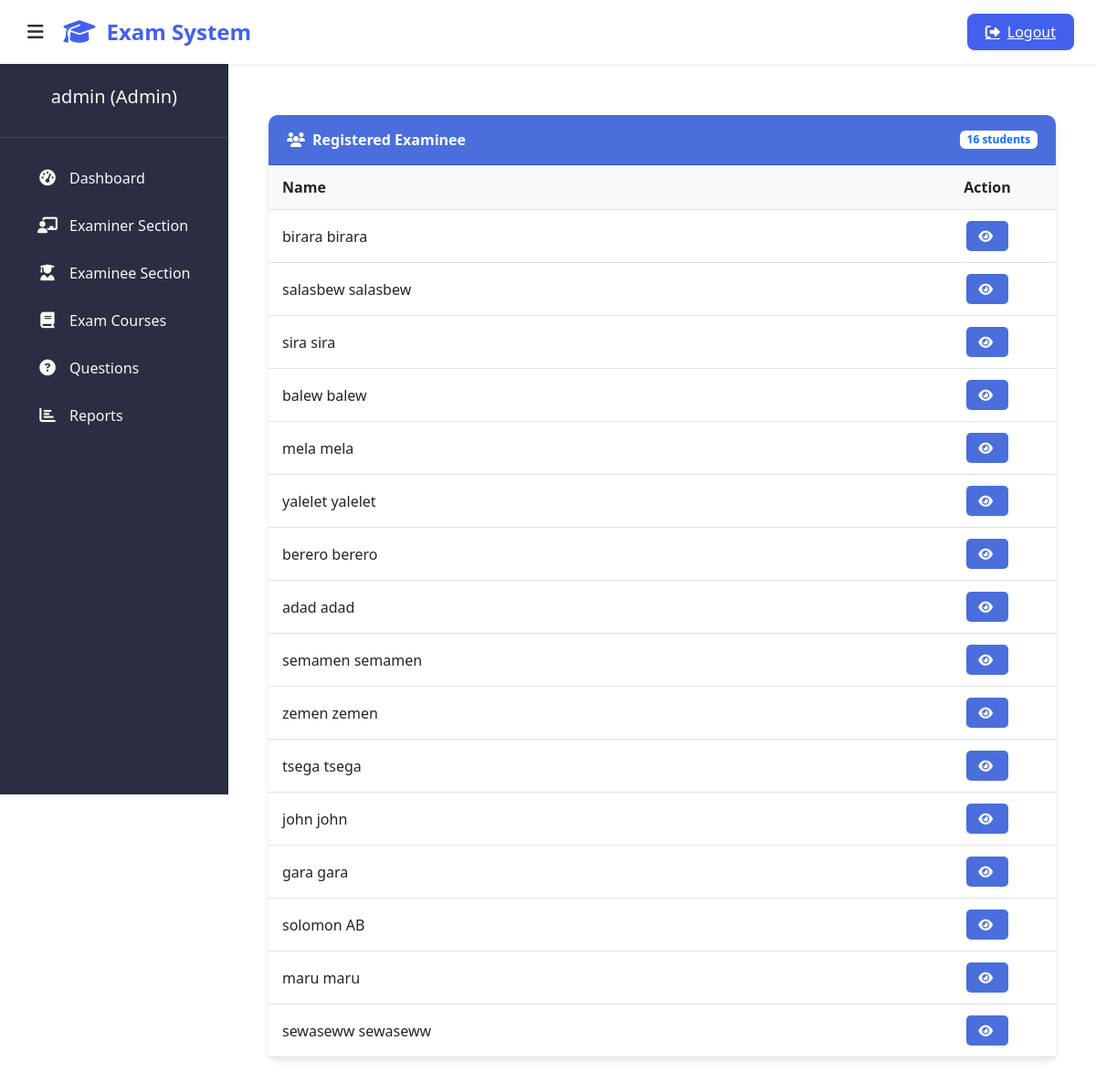
The app's page /admin-view-student-marks (signed in), older data.
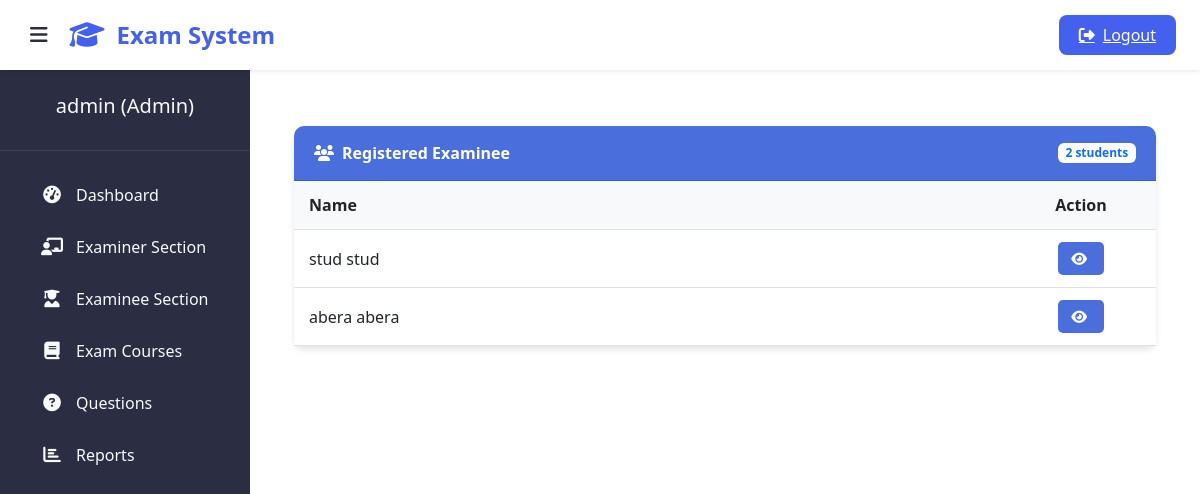
The same page, newer data.
### student/models.py (models this page shows, shortened)
class Student(models.Model):
    user=models.OneToOneField(User,on_delete=models.CASCADE)
    address = models.CharField(max_length=40)
    mobile = models.CharField(max_length=20,null=False)
    organization = models.CharField(max_length=200, null=False)
    course = models.ForeignKey(
        'exam.Course',
        on_delete=models.SET_NULL,
        null=True
    )
    @property
    def get_name(self):
        return self.user.first_name+" "+self.user.last_name

### exam/views.py (the view)
# urls.py: path('admin-view-student-marks', views.admin_view_student_marks_view,name='admin-view-student-marks'),
@login_required(login_url='adminlogin')
def admin_view_student_marks_view(request):
    students= SMODEL.Student.objects.all()
    return render(request,'exam/admin_view_student_marks.html',{'students':students})

### templates/exam/admin_view_student_marks.html (shortened to what this page needs)
{% extends 'exam/adminbase.html' %}
{% block content %}
{%load static%}
<head>
  <link href="https://cdn.jsdelivr.net/npm/bootstrap@5.3.0/dist/css/bootstrap.min.css" rel="stylesheet">
  <link rel="stylesheet" href="https://cdnjs.cloudflare.com/ajax/libs/font-awesome/6.4.0/css/all.min.css">
</head>
<div class="container py-4">
  <div class="card">
    <div class="card-header d-flex justify-content-between align-items-center">
      <span><i class="fas fa-users me-2"></i>Registered Examinee</span>
      <span class="badge bg-white text-primary">{{ students|length }} students</span>
    </div>
    <div class="card-body p-0">
      {% if students %}
      <div class="table-responsive">
        <table class="table table-hover">
          <thead>
            <tr>
              <th>Name</th>
              <th class="text-center">Action</th>
            </tr>
          </thead>
          <tbody>
            {% for t in students %}
            <tr>
              <td>{{ t.get_name }}</td>
              <td class="text-center action-cell">
                <a class="btn btn-view" href="{% url 'admin-view-marks' t.id %}">
                  <i class="fas fa-eye me-1"></i>
                </a>
              </td>
            </tr>
            {% endfor %}
          </tbody>
        </table>
      </div>
      {% else %}
      <div class="empty-state">
        <i class="fas fa-user-graduate"></i>
        <h5>No Students Registered</h5>
        <p>There are currently no students registered in the system.</p>
      </div>
      {% endif %}
    </div>
  </div>
</div>
{% endblock content %}

Row changes from the older to the newer data that the page shows:
removed Student: get_name "birara birara"
removed Student: get_name "salasbew salasbew"
removed Student: get_name "sira sira"
removed Student: get_name "balew balew"
removed Student: get_name "mela mela"
removed Student: get_name "yalelet yalelet"
removed Student: get_name "berero berero"
removed Student: get_name "adad adad"
removed Student: get_name "semamen semamen"
removed Student: get_name "zemen zemen"
removed Student: get_name "tsega tsega"
removed Student: get_name "john john"
removed Student: get_name "gara gara"
removed Student: get_name "solomon AB"
removed Student: get_name "maru maru"
removed Student: get_name "sewaseww sewaseww"
added Student: get_name "stud stud"
added Student: get_name "abera abera"
Text that changed along with them:
{{ students|length }}: "16" → "2"
